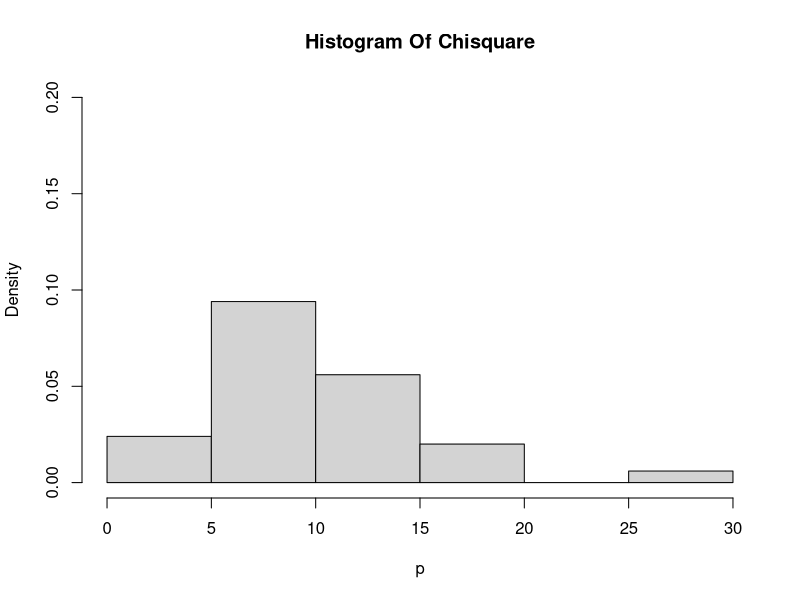

The R source for this figure:
x = 2
v= 10

#Nomor 4a
dchisq(x,v,ncp=0)

#Nomor 4b
p <- rchisq(100,v)
 
hist(p,
      freq = FALSE,
      xlim = c(0,30),
      ylim = c(0,0.2),
      main = "Histogram Of Chisquare")

#Nomor 4c
mean = v
mean
var = v * 2
var
